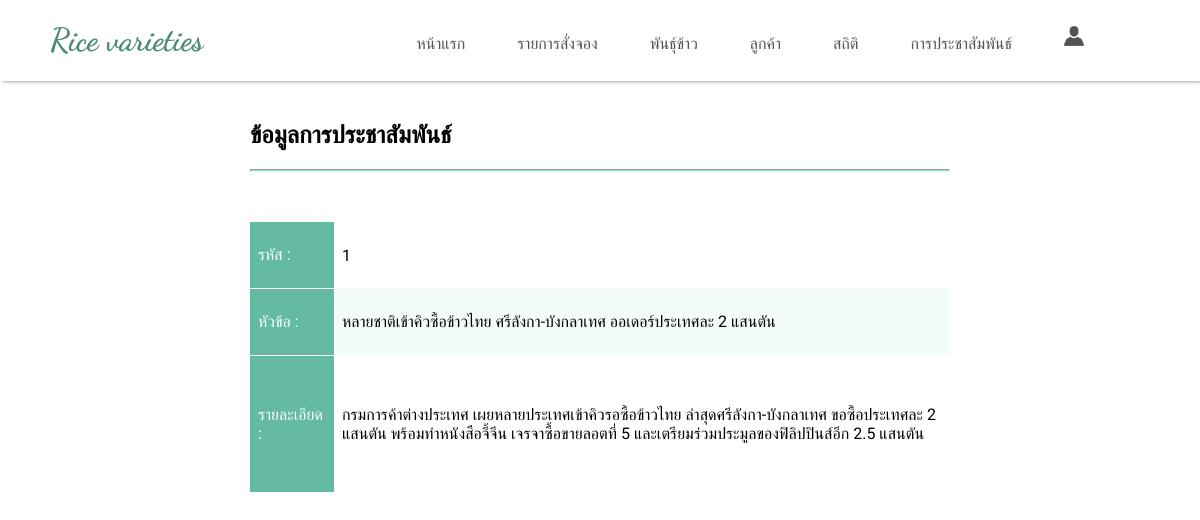
Page /admin/news/viewne.php?newsid=1 on the committed database.
### tables this page shows
CREATE TABLE IF NOT EXISTS `news` (
  `newsid` int(10) NOT NULL AUTO_INCREMENT,
  `title` varchar(100) NOT NULL,
  `content` varchar(500) NOT NULL,
  PRIMARY KEY (`newsid`)
);

### admin/news/viewne.php (the view, shortened to what this page needs)
<!DOCTYPE html>
<html>
<head>
</head>
<?php
	$strSQL = "SELECT * FROM news WHERE newsid ='".$_GET["newsid"]."'";
	$objQuery = mysql_query($strSQL);
	$objResult = mysql_fetch_array($objQuery);
	if(!$objResult)
	{
		echo"ไม่สามารถเลือกค่า ID นี้ได้=".$_GET["newsid"];
	}
	else
	{
		?>
<body class="body">
<?php include'../header.php'; ?>
<form newsid="form" name="form" method="post" action="editne_save.php?newsid=<?php echo $_GET["newsid"];?>">
<div class="div1">
<h2>ข้อมูลการประชาสัมพันธ์</h2>
<hr class="line">
<table>
   <tr>
    <td width="20%" height="50" class="td1">รหัส :</td>
    <td width="70%"><div class="div2"><?php echo $objResult["newsid"];?></div></td>
   </tr>
   <tr>
    <td height="50" class="td1">หัวข้อ :</td>
    <td><div class="div2"><?php echo $objResult["title"];?></div></td>
   </tr>
   <tr>
    <td height="120" class="td1">รายละเอียด :</td>
    <td><div class="div2"><?php echo $objResult["content"];?></div></td>
   </tr>
</table>
</div>
<?php
	}
?>
</form>
</body>
</html>

### admin/news/viewne.php (style rules this page uses)
.body { margin: 0; }
.div1 { margin-top: 40px; margin-left: 250px; margin-right: 250px; margin-bottom: 100px; font-family: 'Athiti', sans-serif; }
.div2 { width: 600px; overflow:hidden; }
table { border-collapse: collapse; width: 100%; margin-top: 50px; }
th, td { text-align: left; padding: 8px; }
tr:nth-child(even) { background-color: #f2fcf9; }
tr { word-wrap:break-word; }
.td1 { background-color: #64baa2; color: white; border-bottom: 1px solid #FFF; }
.line { margin-bottom: 40px; color: #7ee9cb; background-color: #7ee9cb; height: 1px; }

### rows in the picture
news: newsid "1", title "หลายชาติเข้าคิวซื้อข้าวไทย ศรีลังกา-บังกลาเทศ ออเดอร์ประเทศละ 2 แสนตัน", content "กรมการค้าต่างประเทศ เผยหลายประเทศเข้าคิวรอซื้อข้าวไทย ล่าสุดศรีลังกา-บังกลาเทศ ขอซื้อประเทศละ 2 แสนตัน พร้อมทำหนังสือจี้จีน เจรจาซื้อขายลอตที่ 5 และเตรียมร่วมประมูลของฟิลิปปินส์อีก 2.5 แสนตัน"
